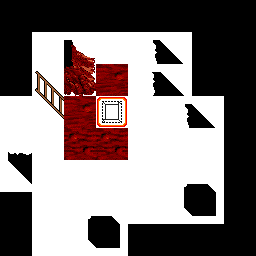

This game map was drawn from its Tiled (.tmx) file and the tilesets committed beside it. A one-line description and the trimmed map source follow:
An orthogonal 8x8 tile map with 32x32 px tiles, 9 tile layers (0, 1, 2, 3, ...).

<map version="1.10" tiledversion="1.11.0" orientation="orthogonal" renderorder="right-down" width="8" height="8" tilewidth="32" tileheight="32" infinite="0" nextlayerid="10" nextobjectid="1">
 <tileset firstgid="1" source="../CytheraTiles.tsx" />
 <layer id="1" name="0" width="8" height="8">
  <data>[64 cells, 64 non-empty, 17 distinct tile ids]</data>
 </layer>
 <layer id="2" name="1" width="8" height="8">
  <data>[64 cells, 36 non-empty, 18 distinct tile ids]</data>
 </layer>
 <layer id="3" name="2" width="8" height="8">
  <data>[64 cells, 29 non-empty, 19 distinct tile ids]</data>
 </layer>
 <layer id="4" name="3" width="8" height="8">
  <data>[64 cells, 22 non-empty, 16 distinct tile ids]</data>
 </layer>
 <layer id="5" name="4" width="8" height="8">
  <data>[64 cells, 12 non-empty, 9 distinct tile ids]</data>
 </layer>
 <layer id="6" name="5" width="8" height="8">
  <data>[64 cells, 5 non-empty, 5 distinct tile ids]</data>
 </layer>
 <layer id="7" name="6" width="8" height="8">
  <data>[64 cells, 2 non-empty, 2 distinct tile ids]</data>
 </layer>
 <layer id="8" name="7" width="8" height="8">
  <data>[64 cells, 1 non-empty, 1 distinct tile ids]</data>
 </layer>
 <layer id="9" name="8" width="8" height="8">
  <data>[64 cells, 1 non-empty, 1 distinct tile ids]</data>
 </layer>
</map>